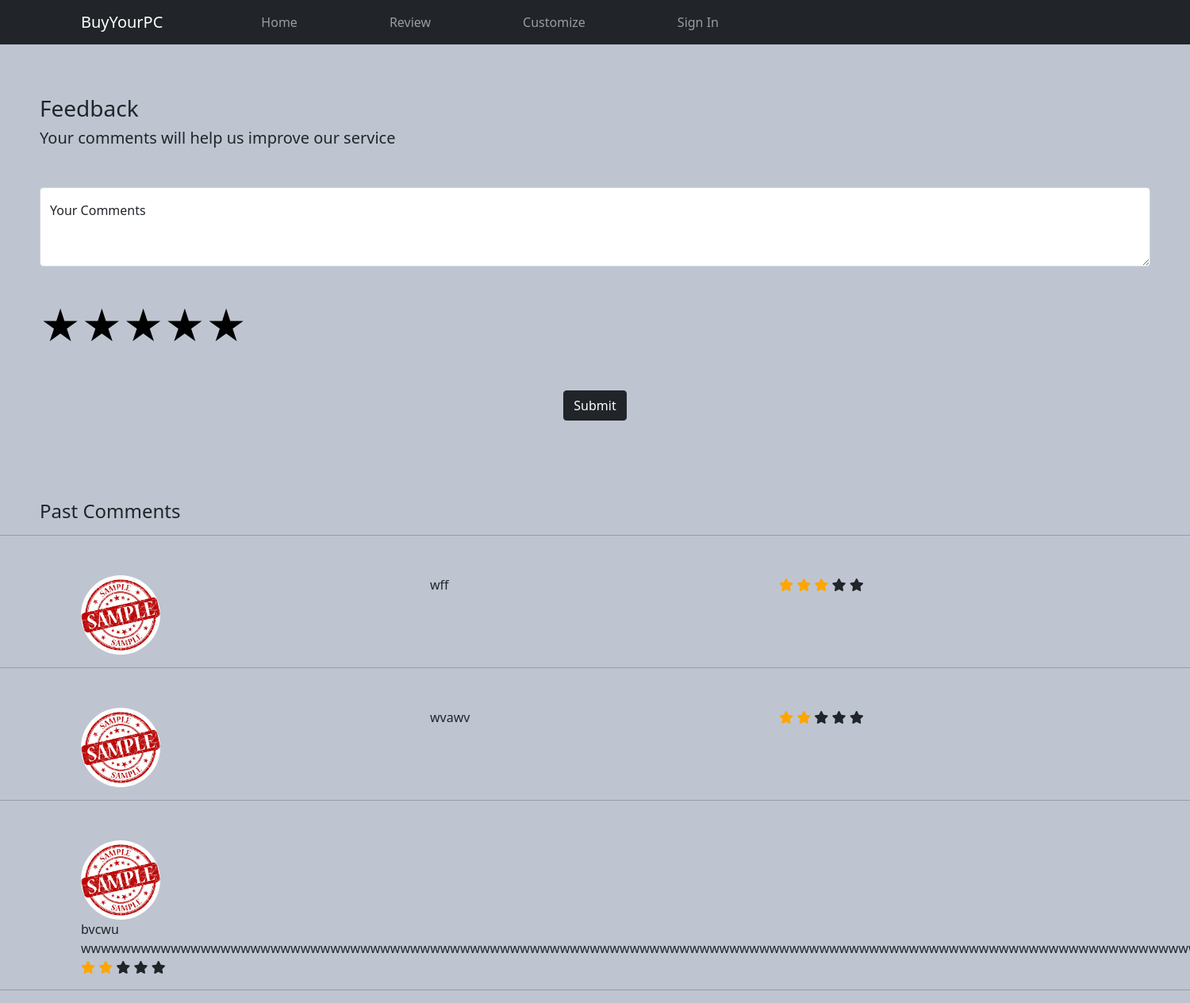
/review.php, run on the app's committed database.
### tables this page shows
CREATE TABLE `reviews` (
  `reviewId` int(5) NOT NULL,
  `accountId` int(4) NOT NULL,
  `reviewContent` varchar(2000) NOT NULL,
  `reviewScore` int(1) NOT NULL
);

CREATE TABLE `accounts` (
  `accountId` int(4) NOT NULL,
  `accountEmail` varchar(35) NOT NULL,
  `accountFirstname` varchar(15) NOT NULL,
  `accountLastname` varchar(15) NOT NULL,
  `accountUsername` varchar(15) NOT NULL,
  `accountPassword` varchar(20) NOT NULL,
  `accountPostalCode` varchar(10) NOT NULL,
  `accountAdmin` bit(1) NOT NULL DEFAULT b'0',
  `accountRestricted` bit(1) NOT NULL DEFAULT b'0',
  `accountProfileImageLink` varchar(500) NOT NULL DEFAULT 'Images/testImg.jpg'
);

### Models.php (called while the page is built, shortened)
<?php
class Account{
	public $imagelink;
	public function __construct($idd, $firstnamee, $lastnamee, $emaill, $passwordd, $postalcodee, $adminn, $usernamee, $restrictedd, $imagelinkk){
		$this->imagelink = $imagelinkk;
    }
	public function getImagelink()	{ return $this->imagelink; }
}
class Review	{
	public $accountId;
	public $reviewContent;
	public $reviewScore;
	public function __construct($idd, $accountIdd, $reviewContentt, $reviewScoree)	{
		$this->accountId = $accountIdd;
		$this->reviewContent = $reviewContentt;
		$this->reviewScore = $reviewScoree;
	}
	public function getAccountId()	{ return $this->accountId; }
	public function getReviewContent()	{ return $this->reviewContent; }
	public function getReviewScore()	{ return $this->reviewScore; }
}
class Controller	{
	private $servername = "localhost";
    private $username = "root";
    private $password ="";
    private $database ="buyyourpcdb";
    public $con;
	public function initiateDbConnection()	{
		$this->con = new mysqli($this->servername, $this->username, $this->password, $this->database);
        if(mysqli_connect_error())
        {
            trigger_error("Not possible to connect to MySQL: ".mysqli_connect_error());
        }
        else
        {
            return $this->con;
        }
	}
	public function getAccount($accountId)	{
		$query = "SELECT * FROM Accounts WHERE accountId = $accountId";
        $result = $this->con->query($query);
        if($result->num_rows > 0){
			$account = null;
            while($row = $result->fetch_assoc()){
				$account = new Account($row['accountId'], $row['accountFirstname'], $row['accountLastname'], $row['accountEmail'], $row['accountPassword'], $row['accountPostalCode'], $row['accountAdmin'], $row['accountUsername'], $row['accountRestricted'], $row['accountProfileImageLink']);
            }
            return $account;
        }
        else{
            return null;
        }
	}
	public function getReviews()	{
		$query = "SELECT * FROM Reviews";
        $result = $this->con->query($query);
        if($result->num_rows > 0){
			$reviews = Array();
            while($row = $result->fetch_assoc()){
				$review = new Review($row['reviewId'], $row['accountId'], $row['reviewContent'], $row['reviewScore']);
				$reviews[] = $review;
            }
            return $reviews;
        }
        else{
            return Array();
        }
	}
	public function accountAuthenticateAuto()	{
		if(isset($_COOKIE["email"])) {
			if($this->validateAccountPassword($_COOKIE["email"], $_COOKIE["password"]))	{
				return $this->getAccountFromEmail($_COOKIE["email"]);
			}
			else	{
				return null;
			}
		}
		else	{
			return null;
		}
	}
}
?>

### review.php (the view, shortened to what this page needs)
<?php
	include 'Masterpage.php';
	$controller = new Controller();
	$reviewsList = $controller->getReviews();
?>
<!DOCTYPE html>
<html lang="en">
	<body>
		<h3 class="reviewEl" style="margin-top: 70px;">Feedback</h3>
		<h5 class="reviewEl" style="margin-top: 0px;">Your comments will help us improve our service</h5>
		<form action="review.php" method="POST">
			<div class="form-floating reviewEl" style="margin-top: 50px;">
				<textarea class="form-control" name="comments" placeholder="Leave a comment here" id="commentTextarea" style="height: 100px"></textarea>
				<label for="commentTextarea">Your Comments</label>
			</div>
			<div class="rating reviewEl" style="margin-top: 50px;">
				<label>
					<span class="icon">★</span>
				</label>
				<label>
					<span class="icon">★</span>
					<span class="icon">★</span>
				</label>
				<label>
					<span class="icon">★</span>
					<span class="icon">★</span>
					<span class="icon">★</span>
				</label>
				<label>
					<span class="icon">★</span>
					<span class="icon">★</span>
					<span class="icon">★</span>
					<span class="icon">★</span>
				</label>
				<label>
					<span class="icon">★</span>
					<span class="icon">★</span>
					<span class="icon">★</span>
					<span class="icon">★</span>
					<span class="icon">★</span>
				</label>
			</div>
			<div style="text-align: center;">
				<button type="submit" name="submit" value="Submit" class="btn btn-dark reviewEl" style="margin-top: 50px;">Submit</button>
			</div>
		</form>
		<h4 class="reviewEl" style="margin-top: 100px;">Past Comments</h4>
		<hr/>
		<?php
			if(!is_null($reviewsList))	{
				foreach($reviewsList as $review)	{
		?>
		<div class="container" style="margin-top: 50px;">
			<div class="row">
				<div class="col">
					<td><img align="center" style="width: 100px; height: 100px;" class="profileImg" src=<?php echo '"'.$controller->getAccount($review->getAccountId())->getImageLink().'"'; ?> /></td>
				</div>
				<div class="col">
					<?php echo $review->getReviewContent(); ?>
				</div>
				<div class="col">
					<span class=<?php if($review->getReviewScore() >= 1) {echo '"fa fa-star starChecked"';} else {echo '"fa fa-star"';}  ?>></span>
					<span class=<?php if($review->getReviewScore() >= 2) {echo '"fa fa-star starChecked"';} else {echo '"fa fa-star"';}  ?>></span>
					<span class=<?php if($review->getReviewScore() >= 3) {echo '"fa fa-star starChecked"';} else {echo '"fa fa-star"';}  ?>></span>
					<span class=<?php if($review->getReviewScore() >= 4) {echo '"fa fa-star starChecked"';} else {echo '"fa fa-star"';}  ?>></span>
					<span class=<?php if($review->getReviewScore() >= 5) {echo '"fa fa-star starChecked"';} else {echo '"fa fa-star"';}  ?>></span>
					<br/>
				</div>
			</div>
		</div>
		<hr/>
		<?php
				}
			}
			else	{
				echo '<h5 class="reviewEl" style="margin-top: 75px; text-align: center;">Could not load comments</h5>';
			}
		?>
	</body>
</html>

### Masterpage.php (shortened to what this page needs)
<?php
	include('Models.php');
	$controllerObj = new Controller();
	if(!is_null($controllerObj->accountAuthenticateAuto()))	{
		$html = '<li class="nav-item"><a class="nav-link" href="profile.php">Account</a></li>';
	}
	else	{
		$html = '<li class="nav-item"><a class="nav-link" href="signup.php">Sign In</a></li>';
	}
?>
<!DOCTYPE html>
<html lang="en">
  <head>
    <link href="Edit.css" rel="stylesheet" />
    <link
      href="https://cdn.jsdelivr.net/npm/bootstrap@5.0.0-beta3/dist/css/bootstrap.min.css"
      rel="stylesheet"
    />
	<link href="CSS/fiveStar.css" rel="stylesheet" />
  </head>
  <body style="background-color: #bec5d1">
		<nav class="navbar fixed-top navbar-expand-lg navbar-dark bg-dark">
			<div class="container">
				<a class="navbar-brand" href="Home.php" style="">BuyYourPC</a>
				<div class="collapse navbar-collapse" id="navbarNav">
					<ul class="navbar-nav">
						<li class="nav-item">
							<a class="nav-link" href="Home.php">Home</a>
						</li>
						<li class="nav-item">
							<a class="nav-link" href="review.php">Review</a>
						</li>
						<li class="nav-item">
							<a class="nav-link" href="CustomizeBuild.php">Customize</a>
						</li>
						<?php
							echo $html;
						?>
					</ul>
				</div>
			</div>
		</nav>
	</body>
</html>

### Edit.css (style rules this page uses)
.nav-item { margin-left: 100px; }
.profileImg { width: 400px; height: 400px; border-radius: 50%; }
.reviewEl { margin-left: 50px; margin-right: 50px; margin-top: 100px; }

### CSS/fiveStar.css (style rules this page uses)
.rating { display: inline-block; position: relative; height: 50px; line-height: 50px; font-size: 50px; }
.rating label { position: absolute; top: 0; left: 0; height: 100%; cursor: pointer; }
.rating label:last-child { position: static; }
.rating label:nth-child(1) { z-index: 5; }
.rating label:nth-child(2) { z-index: 4; }
.rating label:nth-child(3) { z-index: 3; }
.rating label:nth-child(4) { z-index: 2; }
.rating label:nth-child(5) { z-index: 1; }
.rating label .icon { float: left; color: transparent; }
.rating label:last-child .icon { color: #000; }
.starChecked { color: orange; }

### data on the page
reviews: accountId.accountProfileImageLink (picture), reviewContent "wff", reviewScore 3 (drawn)
reviews: accountId.accountProfileImageLink (picture), reviewContent "wvawv", reviewScore 2 (drawn)
reviews: accountId.accountProfileImageLink (picture), reviewContent "bvcwu…", reviewScore 2 (drawn)
